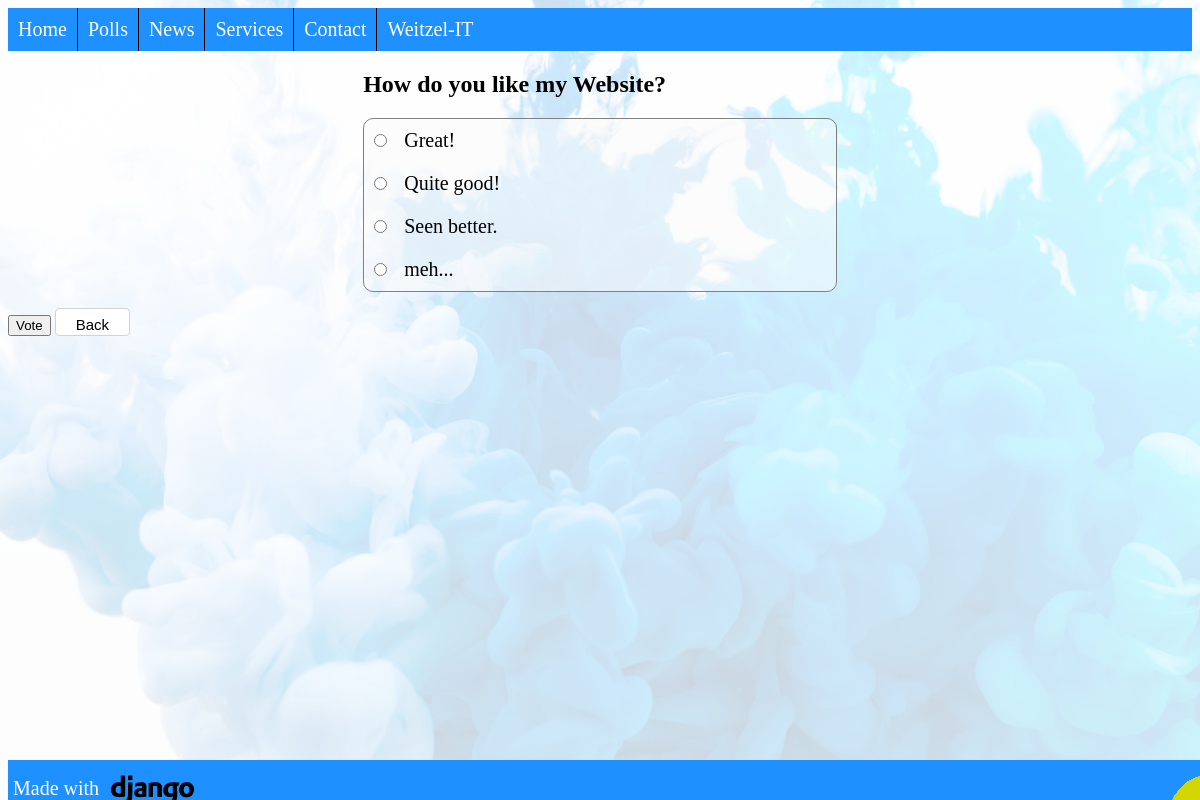
The app's page /polls/101/ with its own data.
### polls/models.py (models this page shows, shortened)
class Question(models.Model):
    question_text = models.CharField(max_length=200)
    pub_date = models.DateTimeField("date published", default=timezone.now())

class Choice(models.Model):
    question = models.ForeignKey(Question, on_delete=models.CASCADE)
    choice_text = models.CharField(max_length=200)
    votes = models.IntegerField(default=0)

### polls/views.py (the view)
# urls.py: path("<int:pk>/", views.DetailView.as_view(), name="detail"),
class DetailView(generic.DetailView):
    model = Question
    template_name = "polls/detail.html"
    def get_queryset(self):
        return Question.objects.filter(pub_date__lte=timezone.now())

### polls/templates/polls/detail.html (shortened to what this page needs)
{% extends "base.html" %}
{% block content %}
    {%  load static %}
    <link rel="stylesheet" type="text/css" href="{% static "polls/style.css" %}">
    <form action="{% url 'polls:vote' question.id %}" method="post">
    <h2 class="pollsindex">{{ question.question_text }}</h2>
    <ul class="pollsindex">
    {% for choice in question.choice_set.all %}
        <input class="polls" type="radio" name="choice" id="choice{{ forloop.counter }}" value="{{ choice.id }}">
        <label class="polls" for="choice{{ forloop.counter }}">{{ choice.choice_text }}</label><br>
    {% endfor %}
    </ul>
<input class="button" id="pollsindex-create" type="submit" value="Vote"> <a class="button" href="{% url "polls:index" %}">Back</a>
</form>
{% endblock %}

### pages/static/pages/base_style.css (style rules this page uses)
body { background-repeat: no-repeat; background-attachment: fixed; }

### polls/static/polls/style.css (style rules this page uses)
h2 { margin-left: 30%; }
label.polls { font-size: 20px; padding: 10px; display: inline-block; }
input.polls { margin-left: 10px }
ul.pollsindex { list-style-type: none; padding: 0; margin-left: 30%; margin-right: 30%; background-color: rgba(250,250,250,0.5); border-radius: 10px; border-top: 1px solid grey; border-bottom: 1px solid grey; border-right: 1px solid grey; border-left: 1px solid grey; }
a.button { background-color: white; color: black; padding: 20px; padding-top: 7px; padding-bottom: 2px; text-align: center; text-decoration: none; display: inline-block; font-size: 15px; cursor: pointer; font-family: Helvetica; border-radius: 4px; border: 1px solid lightgrey; }

### records on screen
Question: question_text "How do you like my Website?"
Choice: choice_text "Great!"
Choice: choice_text "Quite good!"
Choice: choice_text "Seen better."
Choice: choice_text "meh..."
